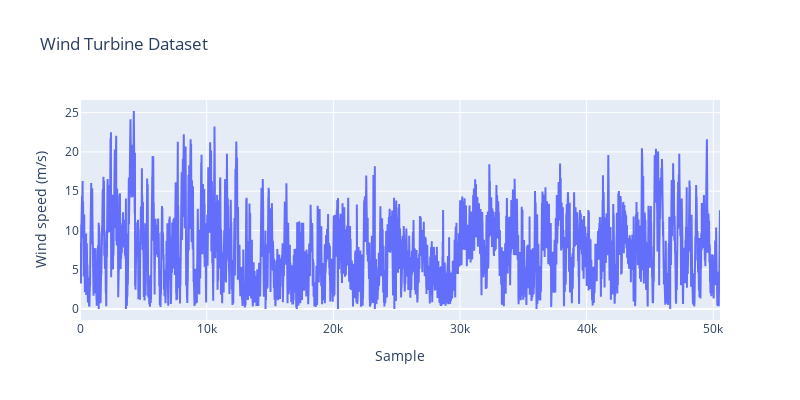

Notebook code for this chart:
### Code cell
path = 'T1.csv'
df = pd.read_csv(path)  
v = df.iloc[:,2].values + 1e-16
PlotSingle(y=v,w=8,yname=r'Wind speed (m/s)', xname='Sample', title='Wind Turbine Dataset',pltly=True)

### Figure 1 — Plotly figure (JSON) as saved in the notebook; plotly's stock layout.template omitted (floating-point values rounded to 4 significant figures; data arrays with more than 128 entries replaced by an {"elided": "..."} marker saying what was removed)
{"data": [{"name": "Data", "type": "scatter", "x": {"elided": "50530 int values"}, "xaxis": "x", "y": {"elided": "50530 float values"}, "yaxis": "y"}], "layout": {"height": 400, "title": {"text": "Wind Turbine Dataset"}, "width": 800, "xaxis": {"anchor": "y", "domain": [0, 1], "title": {"text": "Sample"}}, "yaxis": {"anchor": "x", "domain": [0, 1], "title": {"text": "Wind speed (m/s)"}}}}
